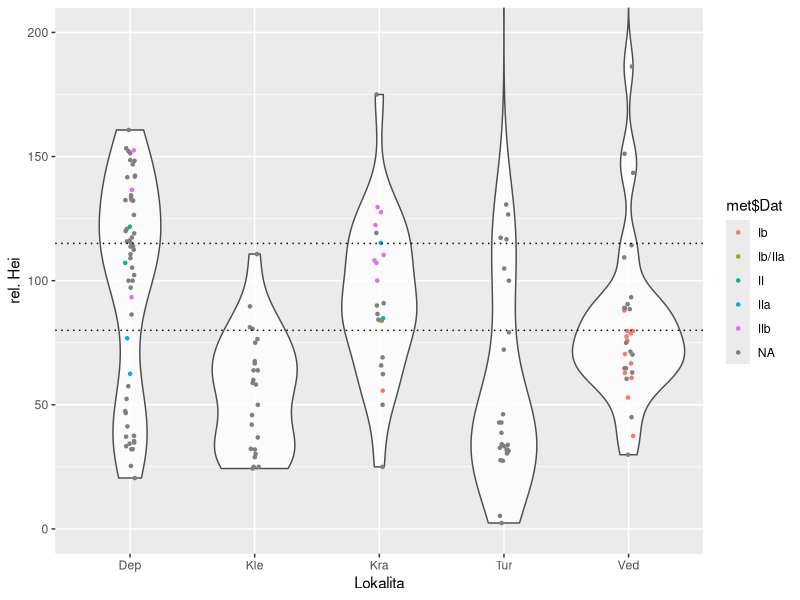
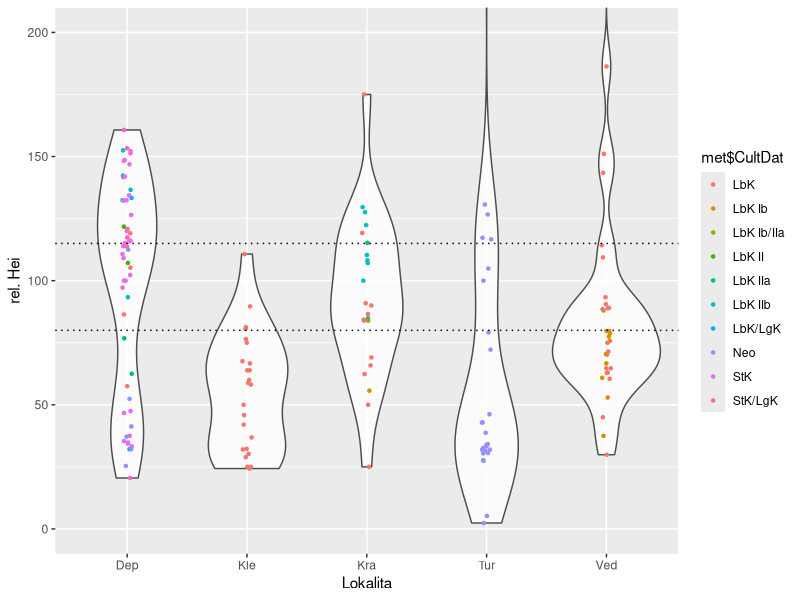
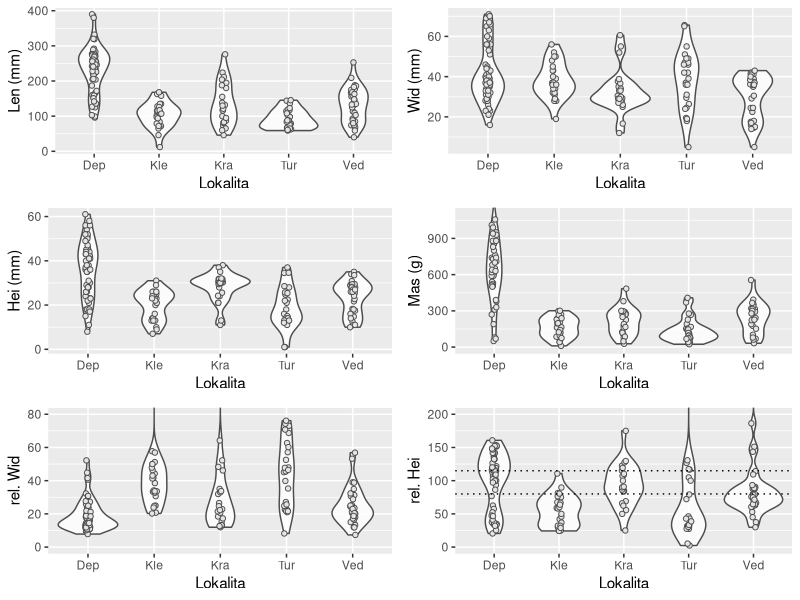
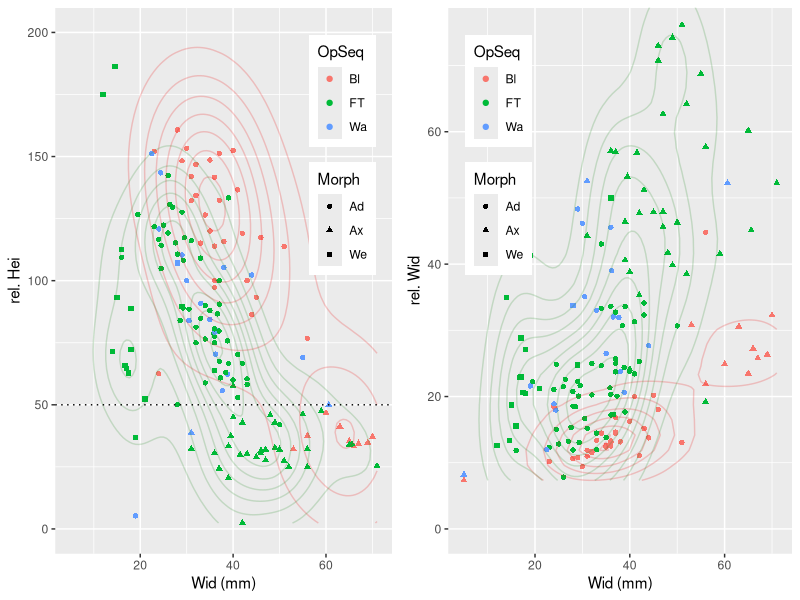
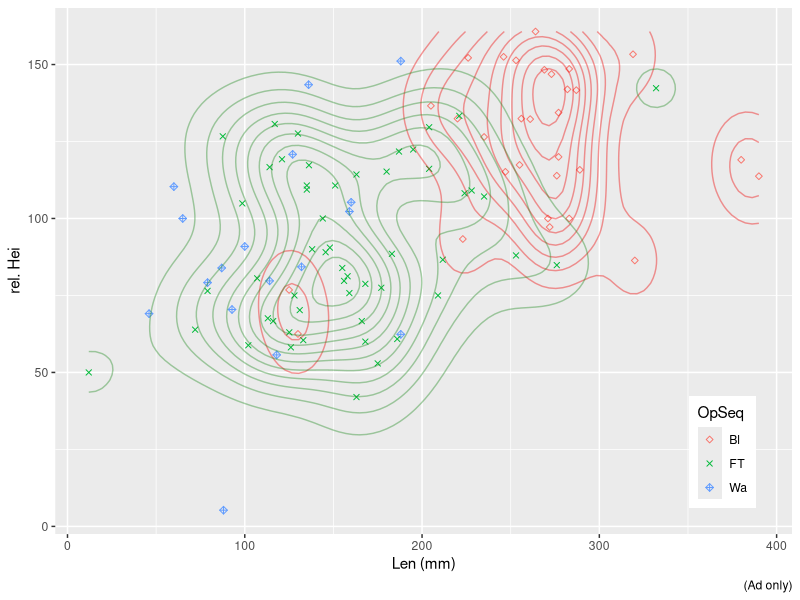
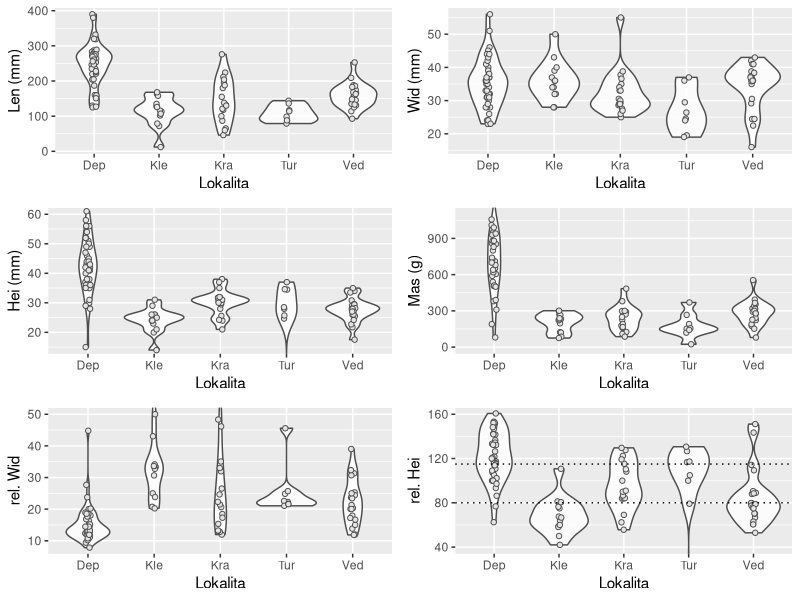

These charts were generated, in order, by the following R code:
 #  - Basic data analysis and plots of continuous numerical values

# # LIBRARIES ---------------------------
library(tidyverse)
library(gridExtra)
library(xtable)

# citation("tidyverse")
# citation("gridExtra")

getwd()

# INPUT ---------------------------
#  - Reading data from db and extracting metrics data
prime <- read_csv("../Db.PRIME.csv")
# problems(prime)

# met contains Morph types Ad, Ax, We only
met <- select(prime, Include:Ident, Orig:Mas)
met <- filter(met, Morph == "Ad" | Morph == "Ax" | Morph == "We")

# # (this was to copy somwhere? no idea anymore)
# sumStatLok <- prime %>% 
#   group_by(Lokalita) %>% 
#   summarise(n = n(), sum(Mas))

# DATA MANIPULATION ---------------------------
# # Subsetting only ADZES & Wedzes
# met <- met %>% 
#   filter(Morph == "Ad" | Morph == "We")  %>% 
#   filter(RM == "JzH")

# CONTINUE EITHER HERE OR JUMP TO PLOTS!

# Removing rows with NA data in metrics
metLen.Hei <- filter(met, !is.na(Len) | !is.na(Wid) | !is.na(Hei))
metMas <- filter(met, !is.na(Mas))

met <- met %>% 
  mutate(CultDat = paste(Cult, Dat, sep = " "))
met$CultDat <- str_replace(met$CultDat, pattern = "(.*) NA", replacement = "\\1")

# Counting relative width (rWid) and relative thickness (rHei), rounding
metLen.Hei$Len <- as.numeric(metLen.Hei$Len)
metLen.Hei$Wid <- as.numeric(metLen.Hei$Wid)
metLen.Hei$Hei <- as.numeric(metLen.Hei$Hei)
metMas$Mas <- as.numeric(metMas$Mas)

metLen.Hei <- metLen.Hei %>%
  mutate(rWid = (Wid / Len) * 100, rHei = (Hei / Wid) * 100)

metLen.Hei$rWid <- round(metLen.Hei$rWid, 2)
metLen.Hei$rHei <- round(metLen.Hei$rHei, 2)

# DESCRIPTIVE STATS ---------------------------
# Komplet
stVse <- metLen.Hei %>% 
  summarise(n=n(),
            mean(Len), median(Len), sd(Len), min(Len), max(Len),
            mean(Wid), median(Wid), sd(Wid), min(Wid), max(Wid),
            mean(Hei), median(Hei), sd(Hei), min(Hei), max(Hei)) %>% 
  as.data.frame() %>% 
  t()

stMas <- metMas %>% 
  summarise(n=n(), mean(Mas), median(Mas), sd(Mas), min(Mas), max(Mas)) %>% 
  as.data.frame() %>% 
  t()
  
stVse <- rbind(stVse, stMas)
colnames(stVse) <- c("BKI")
stVse <- round(stVse, 2)
stVse <- as.data.frame(stVse) %>% 
  xtable(caption = "Popisná statistika, celý soubor")

# print(stVse, file = "../../Text/9Priloha/Tab/stats.txt", booktabs = T, caption.placement = "top")

# Lokality
stLok <- metLen.Hei %>% 
  group_by(Lok) %>% 
  summarise(n=n(),
            mean(Len), median(Len), sd(Len), min(Len), max(Len),
            mean(Wid), median(Wid), sd(Wid), min(Wid), max(Wid),
            mean(Hei), median(Hei), sd(Hei), min(Hei), max(Hei))
stLok <- cbind(stLok$Lok, round(stLok[,2:17], 2)) %>% 
  as.data.frame() %>% 
  t()

stLokMas <- metMas %>% 
  group_by(Lok) %>% 
  summarise(n=n(), mean(Mas), median(Mas), sd(Mas), min(Mas), max(Mas))
stLokMas <- cbind(stLokMas$Lok, round(stLokMas[,2:7], 2)) %>% 
  as.data.frame() %>% 
  t()

colnames(stLok) <- as.character(stLok[1, ])
stLok <- as.data.frame(stLok[-1, ]) %>% 
  xtable(caption = "Popisná statistika -- délka, šířka, výška, seskupeno dle lokalit")
# print(stLok, file = "../../Text/9Priloha/Tab/stLok.txt", booktabs = T, caption.placement = "top")

colnames(stLokMas) <- as.character(stLokMas[1, ])
stLokMas <- as.data.frame(stLokMas[-1, ]) %>% 
  xtable(caption = "Popisná statistika -- hmotnost, seskupeno dle lokalit")
# print(stLokMas, file = "../../Text/9Priloha/Tab/stLokMas.txt", booktabs = T, caption.placement = "top")

# Origin
stOrig <- metLen.Hei %>% 
  group_by(Orig) %>% 
  summarise(n=n(),
            mean(Len), median(Len), sd(Len), min(Len), max(Len),
            mean(Wid), median(Wid), sd(Wid), min(Wid), max(Wid),
            mean(Hei), median(Hei), sd(Hei), min(Hei), max(Hei))
stOrig <- cbind(stOrig$Orig, round(stOrig[,2:17], 2)) %>% 
  as.data.frame() %>% 
  t()

stOrigMas <- metMas %>% 
  group_by(Orig) %>% 
  summarise(n=n(), mean(Mas), median(Mas), sd(Mas), min(Mas), max(Mas))
stOrigMas <- cbind(stOrigMas$Orig, round(stOrigMas[,2:7], 2)) %>% 
  as.data.frame() %>% 
  t()

colnames(stOrig) <- as.character(stOrig[1, ])
stOrig <- as.data.frame(stOrig[-1, ]) %>% 
  xtable(caption = "Popisná statistika -- délka, šířka, výška, seskupeno dle kontextu")
# print(stOrig, file = "../../Text/9Priloha/Tab/stOrig.txt", booktabs = T, caption.placement = "top")

colnames(stOrigMas) <- as.character(stOrigMas[1, ])
stOrigMas <- as.data.frame(stOrigMas[-1, ]) %>% 
  xtable(caption = "Popisná statistika -- hmotnost, seskupeno dle kontextu")
# print(stOrigMas, file = "../../Text/9Priloha/Tab/stOrigMas.txt", booktabs = T, caption.placement = "top")

# Morph
stMorph <- metLen.Hei %>% 
  group_by(Morph) %>% 
  summarise(n=n(),
            mean(Len), median(Len), sd(Len), min(Len), max(Len),
            mean(Wid), median(Wid), sd(Wid), min(Wid), max(Wid),
            mean(Hei), median(Hei), sd(Hei), min(Hei), max(Hei))
stMorph <- cbind(stMorph$Morph, round(stMorph[,2:17], 2)) %>% 
  as.data.frame() %>% 
  t()

stMorphMas <- metMas %>% 
  group_by(Morph) %>% 
  summarise(n=n(), mean(Mas), median(Mas), sd(Mas), min(Mas), max(Mas))
stMorphMas <- cbind(stMorphMas$Morph, round(stMorphMas[,2:7], 2)) %>% 
  as.data.frame() %>% 
  t()

colnames(stMorph) <- as.character(stMorph[1, ])
stMorph <- as.data.frame(stMorph[-1, ]) %>% 
  xtable(caption = "Popisná statistika -- délka, šířka, výška, seskupeno dle typu")
# print(stMorph, file = "../../Text/9Priloha/Tab/stMorph.txt", booktabs = T, caption.placement = "top")

colnames(stMorphMas) <- as.character(stMorphMas[1, ])
stMorphMas <- as.data.frame(stMorphMas[-1, ]) %>% 
  xtable(caption = "Popisná statistika -- hmotnost, seskupeno dle typu")
# print(stMorphMas, file = "../../Text/9Priloha/Tab/stMorphMas.txt", booktabs = T, caption.placement = "top")

# PLOTS ---------------------------
## First some manipulation
met <- as.tibble(met)
met <- met %>%
  mutate(rWid = (Wid / Len) * 100, rHei = (Hei / Wid) * 100)
met$rWid <- round(met$rWid, 2)
met$rHei <- round(met$rHei, 2)

met1 <- filter(met, Orig == "Dep") %>% 
  mutate(Gro = Orig)
met2 <- filter(met, Orig == "Bur" | Orig == "Set") %>% 
  mutate(Gro = Lok )
met <- rbind(met1, met2)
met <- filter(met, !Lok == "Nit")

rm(list = "met1", "met2")

# Violin plots for L/W/H/M/rW/rH - descriptive ========================
# BW
ViolL <- met %>% 
  ggplot(aes(x = Gro, y = Len)) +
  geom_violin(alpha = 0.8, color = "gray30") + 
  geom_jitter(position = position_jitter(width = 0.04), pch = 21, col = "gray30", bg = "gray90") +
  theme(legend.position = "none") +
  ylab("Len (mm)") + 
  xlab("Lokalita")

ViolW <- met %>% 
  ggplot(aes(x = Gro, y = Wid)) +
  geom_violin(alpha = 0.8, color = "gray30") + 
  geom_jitter(position = position_jitter(width = 0.04), pch = 21, col = "gray30", bg = "gray90") +
  theme(legend.position = "none") +
  ylab("Wid (mm)") + 
  xlab("Lokalita")

ViolH <- met %>% 
  ggplot(aes(x = Gro, y = Hei)) +
  geom_violin(alpha = 0.8, color = "gray30") + 
  geom_jitter(position = position_jitter(width = 0.04), pch = 21, col = "gray30", bg = "gray90") +
  theme(legend.position = "none") +
  ylab("Hei (mm)") + 
  xlab("Lokalita")

ViolM <- met %>% 
  ggplot(aes(x = Gro, y = Mas)) +
  geom_violin(alpha = 0.8, color = "gray30") + 
  geom_jitter(position = position_jitter(width = 0.04), pch = 21, col = "gray30", bg = "gray90") + 
  coord_cartesian(ylim=c(0, 1100)) +
  theme(legend.position = "none") +
  ylab("Mas (g)") + 
  xlab("Lokalita")

ViolrW <- met %>% 
  ggplot(aes(x = Gro, y = rWid)) +
  geom_violin(alpha = 0.8, color = "gray30") + 
  geom_jitter(position = position_jitter(width = 0.04), pch = 21, col = "gray30", bg = "gray90") +
  coord_cartesian(ylim=c(0, 80)) +
  theme(legend.position = "none") +
  ylab("rel. Wid") + 
  xlab("Lokalita")

ViolrH <- met %>% 
  ggplot(aes(x = Gro, y = rHei)) +
  geom_violin(alpha = 0.8, color = "gray30") + 
  geom_jitter(position = position_jitter(width = 0.04), pch = 21, col = "gray30", bg = "gray90") +
  coord_cartesian(ylim=c(0, 200)) +
  theme(legend.position = "none") +
  ylab("rel. Hei") + 
  xlab("Lokalita") + 
  geom_hline(yintercept = 80, linetype = "dotted") + 
  geom_hline(yintercept = 115, linetype = "dotted")
    # Dotted line - border between low, middle and tall shoe-last adzes 
    # (acc. to Velímský 1967, 27; Štelcl & Malina ?, 124)

met <- met[-135, ]

pdf(file = "./Obr/nope/viol_dat.pdf")
met %>% 
  ggplot(aes(x = Gro, y = rHei)) +
  geom_violin(alpha = 0.8, color = "gray30") + 
  geom_jitter(aes(color = met$Dat), position = position_jitter(width = 0.04), pch = 20, bg = "gray90") +
  coord_cartesian(ylim=c(0, 200)) +
  ylab("rel. Hei") + 
  xlab("Lokalita") + 
  geom_hline(yintercept = 80, linetype = "dotted") + 
  geom_hline(yintercept = 115, linetype = "dotted")
dev.off()

pdf(file = "./Obr/nope/viol_CultDat.pdf")
met %>% 
  ggplot(aes(x = Gro, y = rHei)) +
  geom_violin(alpha = 0.8, color = "gray30") + 
  geom_jitter(aes(color = met$CultDat), position = position_jitter(width = 0.04), pch = 20, bg = "gray90") +
  coord_cartesian(ylim=c(0, 200)) +
  ylab("rel. Hei") + 
  xlab("Lokalita") + 
  geom_hline(yintercept = 80, linetype = "dotted") + 
  geom_hline(yintercept = 115, linetype = "dotted")
dev.off()

# # Export Violin plots
pdf(file = "ViolinPlots.pdf", height = 10, width = 8, pointsize = 18)
  grid.arrange(ViolL, ViolW, ViolH, ViolM, ViolrW, ViolrH)
dev.off()

# rm(list = "ViolL", "ViolW", "ViolH", "ViolM", "ViolrH", "ViolrW")

# # COL
# # Asi zbytečné
# met %>% 
#   ggplot(aes(x = Orig, y = Len)) +
#   geom_violin(alpha = 0.5, color = "gray") + 
#   geom_jitter(alpha = 0.5, position = position_jitter(width = 0.04), 
#               aes(color = Lok)) + 
#   theme(legend.position = "none") +
#   ylab("Délka (mm)") + 
#   xlab("Lokalita")

# Scatterplots ================================================
# # create separate datasets for Ad a Ax
metAd <- filter(met, met$Morph == "Ad")
metAx <- filter(met, met$Morph == "Ax")
metWed <- filter(met, met$Morph == "We")

metBl <- filter(met, met$OpSeq == "Bl")
metFT <- filter(met, met$OpSeq == "FT")
metWa <- filter(met, met$OpSeq == "Wa")

# # Scatterplot Délka vs Šířka, asi k ničemu
# ggplot() +
#   geom_point(data = metAd, aes(x = Len, y = Wid, color = OpSeq), pch = 16) +
#   geom_point(data = metAx, aes(x = Len, y = Wid, color = OpSeq), pch = 17) +
#   geom_point(data = metWed, aes(x = Len, y = Wid, color = OpSeq), pch = 15) +
#   geom_density2d(data = metFT, aes(x = Len, y = Wid), alpha = 0.3, color = "forestgreen") +
#   geom_density2d(data = metBl, aes(x = Len, y = Wid), alpha = 0.3, color = "red2")
#   coord_cartesian(xlim = c(0, 100), ylim=c(0, 200)) +
#   labs(x = "Len", y = "Wid") +
#   theme(legend.position = "right")

# Scatterplot rel. W vs rel. H - k čemu je to dobré?
# ggplot() +
#   geom_point(data = metAd, aes(x = rWid, y = rHei), pch = 21, show.legend = TRUE) +
#   geom_point(data = metAx, aes(x = rWid, y = rHei), pch = 24, show.legend = TRUE) +
#   geom_point(data = metWed, aes(x = rWid, y = rHei), pch = 22, show.legend = TRUE) +
#   geom_density2d(data = metAd, aes(x = rWid, y = rHei), alpha = 0.6, color = "gray60") +
#   geom_density2d(data = metAx, aes(x = rWid, y = rHei), alpha = 0.4, color = "gray60") + 
#   coord_cartesian(xlim = c(0, 100), ylim=c(0, 200)) +
#   labs(x = "rel. Wid", y = "rel. Hei") +
#   theme(legend.position = "right")

# # See Pavlu & Rulf 1991, 314-315
# # - Kopytovité sekery mají apriori nižší hodnoty relativní výšky, protože jsou ploché
# # - rHei < 50 cca, viz graf Pavlů & Rulf 1991
pdf(file = "Scat_Wid_rHei.pdf")
Wid.rHei <- met %>%
  ggplot(aes(x = Wid, y = rHei)) +
  geom_point(aes(shape = Morph, color = OpSeq)) +
  geom_density2d(data = metBl, aes(x = Wid, y = rHei), alpha = 0.2, color = "red2") +
  geom_density2d(data = metFT, aes(x = Wid, y = rHei), alpha = 0.2, color = "forestgreen") +
  geom_hline(yintercept = 50, linetype = "dotted") +
  coord_cartesian(ylim=c(0, 200)) +
  labs(x = "Wid (mm)", y = "rel. Hei") +
  theme(legend.position = c(0.95, 0.95), legend.justification = c("right", "top"),
        legend.box.just = "right",
        legend.margin = margin(6, 6, 6, 6))
dev.off()

pdf(file = "Scat_Wid_rWid.pdf")
Wid.rWid <- met %>%
  ggplot(aes(x = Wid, y = rWid)) +
  geom_point(aes(shape = Morph, color = OpSeq)) +
  geom_density2d(data = metBl, aes(x = Wid, y = rWid), alpha = 0.2, color = "red2") +
  geom_density2d(data = metFT, aes(x = Wid, y = rWid), alpha = 0.2, color = "forestgreen") +
  coord_cartesian(ylim = c(0, 75)) +
  labs(x = "Wid (mm)", y = "rel. Wid") +
  theme(legend.position = c(0.05, 0.95), legend.justification = c("left", "top"),
        legend.box.just = "right",
        legend.margin = margin(6, 6, 6, 6))
dev.off()

pdf(file = "Scat_Wid.pdf", width = 13, height = 7)
  grid.arrange(Wid.rHei, Wid.rWid, ncol = 2)
dev.off()

# Only Adzes --------
# # metAd
AdBl <- filter(metAd, metAd$OpSeq == "Bl")
AdFT <- filter(metAd, metAd$OpSeq == "FT")
AdWa <- filter(metAd, metAd$OpSeq == "Wa")

# metAd %>% 
#   ggplot(aes(x = Len, y = Wid)) +
#   geom_point(aes(shape = OpSeq), fill = NA) +
#   scale_shape(solid = FALSE) +
#   stat_smooth(method = "lm")

# metAd %>%
#   ggplot(aes(x = Wid, y = rWid)) +
#   geom_point(aes(shape = OpSeq)) +
#   scale_shape_manual(values=c(23, 4, 9)) +
#   coord_cartesian(ylim = c(0, 55)) +
#   geom_density2d(data = AdBl, aes(x = Wid, y = rWid), alpha = 0.4, color = "red2") +
#   geom_density2d(data = AdFT, aes(x = Wid, y = rWid), alpha = 0.4, color = "forestgreen")

pdf(file = "Scat_Ad_Len_rHei.pdf")
metAd %>% 
  ggplot(aes(x = Len, y = rHei)) +
  geom_point(aes(shape = OpSeq, color = OpSeq)) +
  scale_shape_manual(values=c(23, 4, 9)) +
  geom_density2d(data = AdBl, aes(x = Len, y = rHei), alpha = 0.4, color = "red2") +
  geom_density2d(data = AdFT, aes(x = Len, y = rHei), alpha = 0.4, color = "forestgreen") +
  theme(legend.position = c(0.95, 0.05), legend.justification = c("right", "bottom"),
        legend.box.just = "right", legend.margin = margin(6, 6, 6, 6)) +
  labs(caption = "(Ad only)", x = "Len (mm)", y = "rel. Hei")
dev.off()
  
# # Histogram četnosti rHei (viz Pavlů 1991) ================
# # - asi celkem k ničemu
# metAd %>%
#   ggplot() +
#   geom_histogram(aes(x = Wid), binwidth = 5, alpha = 0.5, col = "black") 
#   geom_vline(xintercept = 95, linetype = "dotted") +
#   geom_vline(xintercept = 135, linetype = "dotted") +
#   labs(x = "Relativní výška", y = "Četnost")

# # Violin plots for Adzes only?
ViolAdL <- metAd %>% 
  ggplot(aes(x = Gro, y = Len)) +
  geom_violin(alpha = 0.8, color = "gray30") + 
  geom_jitter(position = position_jitter(width = 0.04), pch = 21, col = "gray30", bg = "gray90") +
  theme(legend.position = "none") +
  ylab("Len (mm)") + 
  xlab("Lokalita")

ViolAdW <- metAd %>% 
  ggplot(aes(x = Gro, y = Wid)) +
  geom_violin(alpha = 0.8, color = "gray30") + 
  geom_jitter(position = position_jitter(width = 0.04), pch = 21, col = "gray30", bg = "gray90") +
  theme(legend.position = "none") +
  ylab("Wid (mm)") + 
  xlab("Lokalita")

ViolAdH <- metAd %>% 
  ggplot(aes(x = Gro, y = Hei)) +
  geom_violin(alpha = 0.8, color = "gray30") + 
  geom_jitter(position = position_jitter(width = 0.04), pch = 21, col = "gray30", bg = "gray90") +
  coord_cartesian(ylim = c(15, 60)) +
  theme(legend.position = "none") +
  ylab("Hei (mm)") + 
  xlab("Lokalita")

ViolAdM <- metAd %>% 
  ggplot(aes(x = Gro, y = Mas)) +
  geom_violin(alpha = 0.8, color = "gray30") + 
  geom_jitter(position = position_jitter(width = 0.04), pch = 21, col = "gray30", bg = "gray90") +
  coord_cartesian(ylim=c(0, 1100)) +
  theme(legend.position = "none") +
  ylab("Mas (g)") + 
  xlab("Lokalita")

ViolAdrW <- metAd %>% 
  ggplot(aes(x = Gro, y = rWid)) +
  geom_violin(alpha = 0.8, color = "gray30") + 
  geom_jitter(position = position_jitter(width = 0.04), pch = 21, col = "gray30", bg = "gray90") +
  coord_cartesian(ylim=c(8, 50)) +
  theme(legend.position = "none") +
  ylab("rel. Wid") + 
  xlab("Lokalita")

ViolAdrH <- metAd %>% 
  ggplot(aes(x = Gro, y = rHei)) +
  geom_violin(alpha = 0.8, color = "gray30") + 
  geom_jitter(position = position_jitter(width = 0.04), pch = 21, col = "gray30", bg = "gray90") +
  coord_cartesian(ylim=c(40, 160)) +
  theme(legend.position = "none") +
  ylab("rel. Hei") + 
  xlab("Lokalita") + 
  geom_hline(yintercept = 80, linetype = "dotted") + 
  geom_hline(yintercept = 115, linetype = "dotted")
# Dotted line - border between low, middle and tall shoe-last adzes 
# (acc. to Velímský 1967, 27; Štelcl & Malina ?, 124)

# # Export Violin plots
pdf(file = "ViolinPlotsAdzes.pdf", height = 10, width = 8, pointsize = 18)
grid.arrange(ViolAdL, ViolAdW, ViolAdH, ViolAdM, ViolAdrW, ViolAdrH)
dev.off()

rm(list = ls())
graphics.off()
